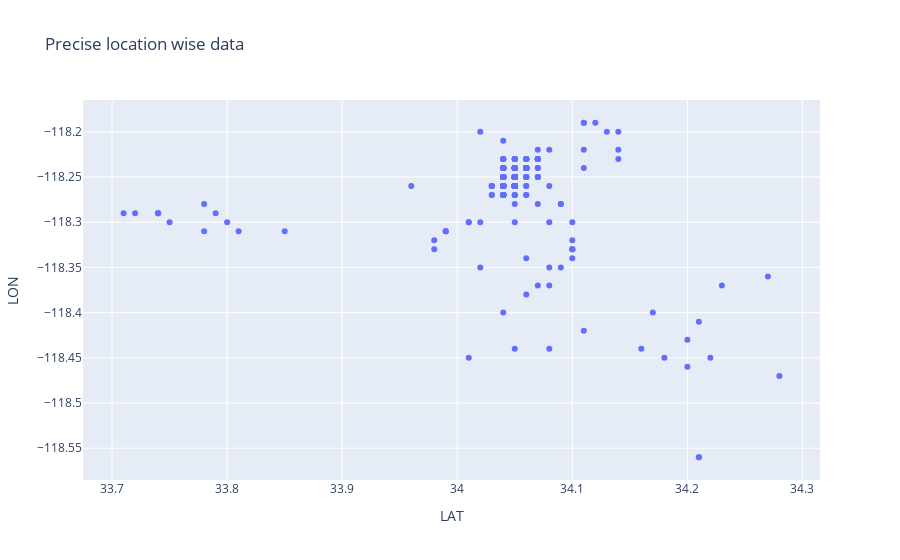

Source (notebook cell):
### Code cell
## only present in plotly for locations crime
import matplotlib.pyplot as plt
import seaborn as sns
plt.figure(figsize=(10,2))
sns.regplot(x=df['LAT'],y=df['LON'])
plt.title('locations crime Average line')
plt.show()

#Scarter plot fot seaborn
import plotly.express as px
st=px.scatter(df,x="LAT",y="LON",title="Precise location wise data")
st.show()

### Figure 1 — Plotly figure (JSON) as saved in the notebook; plotly's stock layout.template omitted (floating-point values rounded to 4 significant figures; data arrays with more than 128 entries replaced by an {"elided": "..."} marker saying what was removed)
{"data": [{"hovertemplate": "LAT=%{x}<br>LON=%{y}<extra></extra>", "legendgroup": "", "marker": {"color": "#636efa", "symbol": "circle"}, "mode": "markers", "name": "", "orientation": "v", "showlegend": false, "type": "scatter", "x": {"elided": "499 float values"}, "xaxis": "x", "y": {"elided": "499 float values"}, "yaxis": "y"}], "layout": {"autosize": true, "dragmode": "pan", "legend": {"tracegroupgap": 0}, "title": {"text": "Precise location wise data"}, "xaxis": {"anchor": "y", "autorange": true, "domain": [0, 1], "range": [33.68, 34.31], "title": {"text": "LAT"}, "type": "linear"}, "yaxis": {"anchor": "x", "autorange": true, "domain": [0, 1], "range": [-118.6, -118.2], "title": {"text": "LON"}, "type": "linear"}}}
